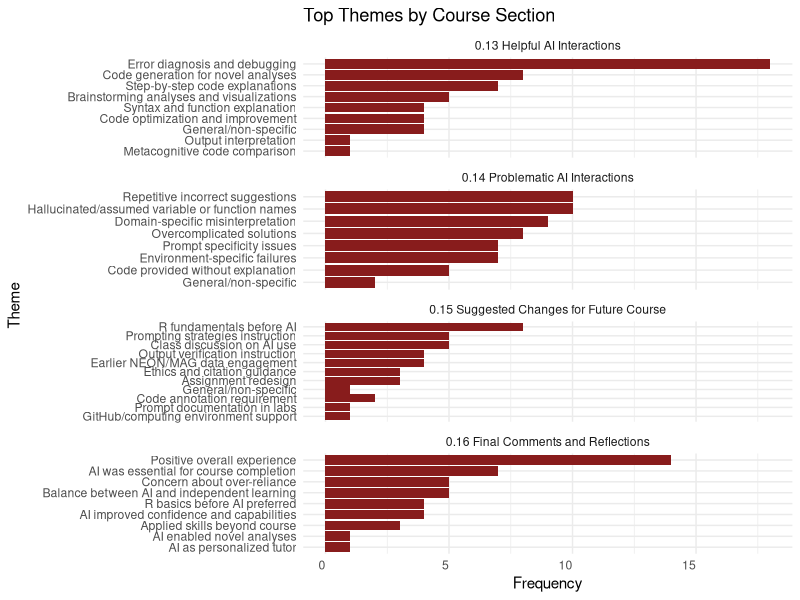
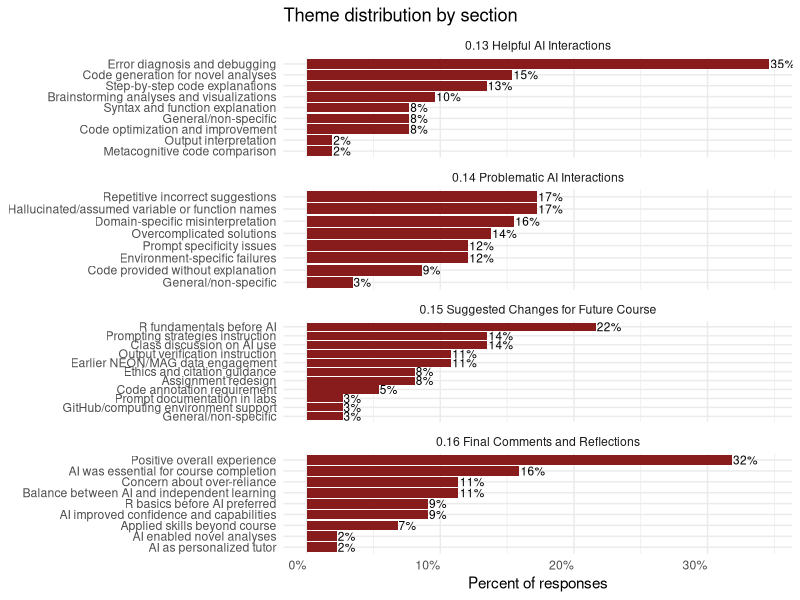

Recreate these plots in R, in order.
## ---- chunk 1
### SETUP AND DATA LOADING

library(tidyverse)
library(readr)
library(tidytext)
library(forcats)

# Load the survey data
survey_data <- read_csv("Comment_Theme_Associations_Full.csv")

# View the first few rows
head(survey_data)

### SUMMARY TABLE 1: OVERALL THEME FREQUENCY BY SECTION

theme_by_section <- survey_data |>
  filter(Substantive == "Yes") |>
  select(Section, Theme_1, Theme_2, Theme_3) |>
  pivot_longer(
    cols = starts_with("Theme_"),
    names_to = "theme_position",
    values_to = "theme"
  ) |>
  filter(!is.na(theme) & theme != "Excluded" & theme != "") |>
  group_by(Section, theme) |>
  summarise(
    count = n(),
    .groups = "drop"
  ) |>
  group_by(Section) |>
  mutate(
    percent = count / sum(count)
  ) |>
  ungroup() 

print(theme_by_section)
## ---- chunk 2
#| fig-width: 6
#| fig-height: 12
theme_by_section |>
  ggplot(aes(x = fct_reorder(theme, count), y = count)) +
  geom_col(fill = "#881c1c") +
  facet_wrap(~Section, scales = "free_y", ncol = 1) +
  coord_flip() +
  labs(title = "Top Themes by Course Section",
       x = "Theme",
       y = "Frequency",
       fill = "Section") +
  theme_minimal() +
  theme(text = element_text(color = "black"), axis.text.x = element_text(hjust = 1))

# ggsave("theme_distribution_by_section_count.png", width = 6, height = 8)
## ---- chunk 3
#| fig-width: 9
#| fig-height: 12

theme_by_section |>
  filter(count > 0) |>
  mutate(
    theme_section = fct_reorder(
      interaction(theme, Section, sep = "___"),
      percent
    )
  ) |>
  ggplot(aes(x = theme_section, y = percent)) +
  geom_col(fill = "#881c1c") +
  geom_text(
    aes(label = scales::percent(percent, accuracy = 1)),
    hjust = -0.05,            # push text past bar end
    size = 3
  ) +
  coord_flip() +
  facet_wrap(~ Section, ncol = 1, scales = "free_y") +
  scale_x_discrete(labels = function(x) sub("___.*$", "", x)) +
  scale_y_continuous(labels = scales::percent) +
  labs(
    x = NULL,
    y = "Percent of responses",
    title = "Theme distribution by section"
  ) +
  theme_minimal() +
  theme(text = element_text(color = "black"), axis.text.x = element_text(hjust = 1))
